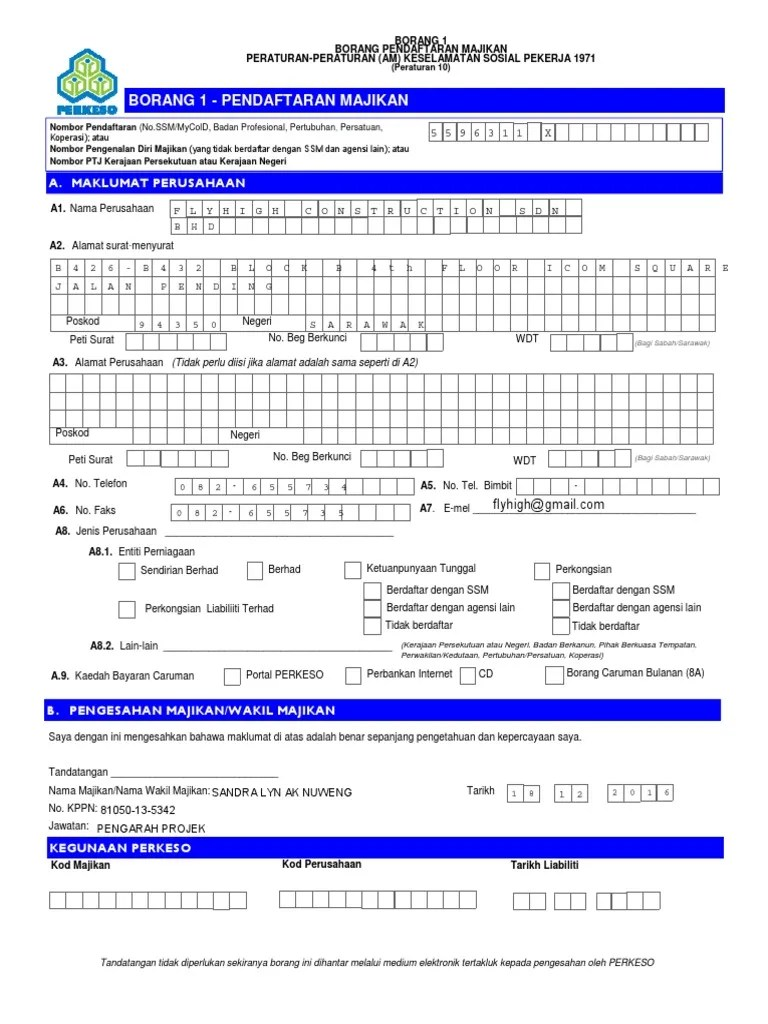
#> input picture Malasia/Test_data/Socso-20230717T052416Z-001/Socso/1582971421.jfif, 768 x 1024 px
$ python -i blur_image_detector.py   (imports and definitions only)
#> lines starting #> are read from the running program, lines starting #| are printed output that depends on the picture; long printed decimals are rounded
import imutils
import matplotlib.pyplot as plt
import numpy as np
import cv2


def detect_blur_fft(image, size=60, thresh=10, vis=False):
    # grab the dimensions of the image and use the dimensions to
    # derive the center (x, y)-coordinates
    (h, w) = image.shape
    (cX, cY) = (int(w / 2.0), int(h / 2.0))

    # compute the FFT to find the frequency transform, then shift
    # the zero frequency component (i.e., DC component located in
    # the top-left corner) to the center where it will be easier
    #  to analyze
    fft = np.fft.fft2(image)
    fftShift = np.fft.fftshift(fft)

    # check to see if we are visualizing our output
    if vis:
        # compute the magnitude spectrum of the transform
        magnitude = 20 * np.log(np.abs(fftShift))

        # display the original input image
        (fig, ax) = plt.subplots(1, 2, )
        ax[0].imshow(image, cmap="gray")
        ax[0].set_title("Input")
        ax[0].set_xticks([])
        ax[0].set_yticks([])

        # display the magnitude image
        ax[1].imshow(magnitude, cmap="gray")
        ax[1].set_title("Magnitude Spectrum")
        ax[1].set_xticks([])
        ax[1].set_yticks([])

        # show our plots
        plt.show()

    # zero-out the center of the FFT shift (i.e., remove low
    # frequencies), apply the inverse shift such that the DC
    # component once again becomes the top-left, and then apply
    # the inverse FFT
    fftShift[cY - size:cY + size, cX - size:cX + size] = 0
    fftShift = np.fft.ifftshift(fftShift)
    recon = np.fft.ifft2(fftShift)

    # compute the magnitude spectrum of the reconstructed image,
    # then compute the mean of the magnitude values
    magnitude = 20 * np.log(np.abs(recon))
    mean = np.mean(magnitude)

    # the image will be considered "blurry" if the mean value of the
    # magnitudes is less than the threshold value
    return mean, mean <= thresh


def blur_detection(image):
    # load the input image, resize it, and convert it to grayscale
    image = cv2.imread(image)
#> image is the input picture: shape (1024, 768, 3); mean B, G, R 241.3, 225, 224.7
    orig = image
    orig = imutils.resize(orig, width=500)
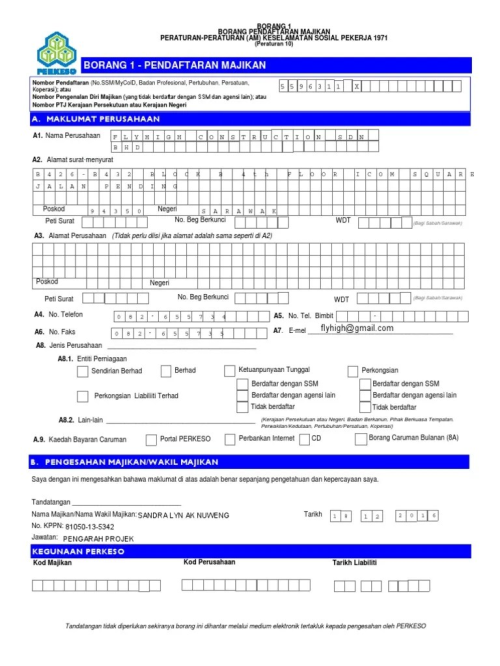
#> orig: shape (666, 500, 3); mean B, G, R 241.3, 225, 224.7
    gray = cv2.cvtColor(orig, cv2.COLOR_BGR2GRAY)
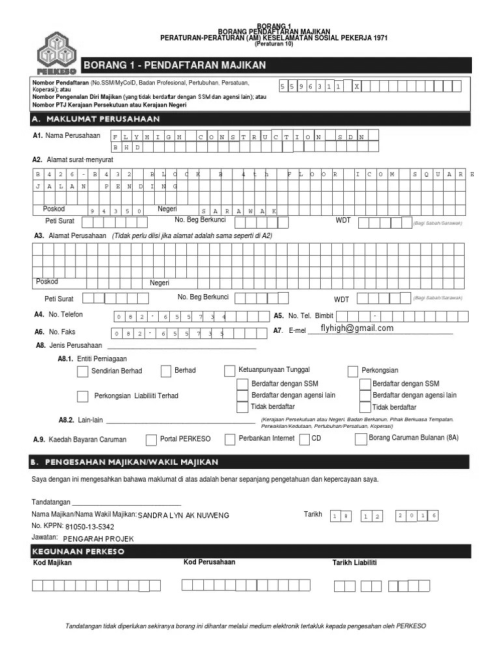
#> gray: shape (666, 500); min 18, max 255, mean 226.8

    # apply our blur detector using the FFT
    (mean, blurry) = detect_blur_fft(gray, size=60,
                                     thresh=18, vis=-1 > 0)
#> in detect_blur_fft, `magnitude = 20 * np.log(np.abs(recon))`:
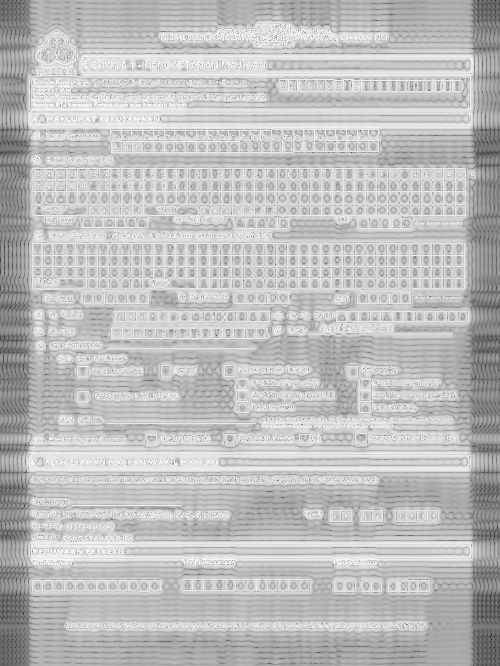
#> magnitude: shape (666, 500) float64; min -132.7, max 103.1, mean 43.3; drawn with min black and max white
#> in detect_blur_fft, `mean = np.mean(magnitude)`: mean = 43.35
#> mean = 43.35; blurry = False

    # Formatting output to write on image
    image = np.dstack([gray] * 3)
#> image: shape (666, 500, 3)
    print(mean)
#| 43.350
    text = "Blurry (Threshold: {:.4f})" if blurry else "Not Blurry (Threshold: {:.4f})"
#> text = 'Not Blurry (Threshold: {:.4f})'
    text = text.format(mean)
#> text = 'Not Blurry (Threshold: 43.3499)'
    # [6 lines of commented-out code are left out]

    return blurry, text

>>> result = blur_detection('Malasia/Test_data/Socso-20230717T052416Z-001/Socso/1582971421.jfif')
#> result = (False, 'Not Blurry (Threshold: 43.3499)')
